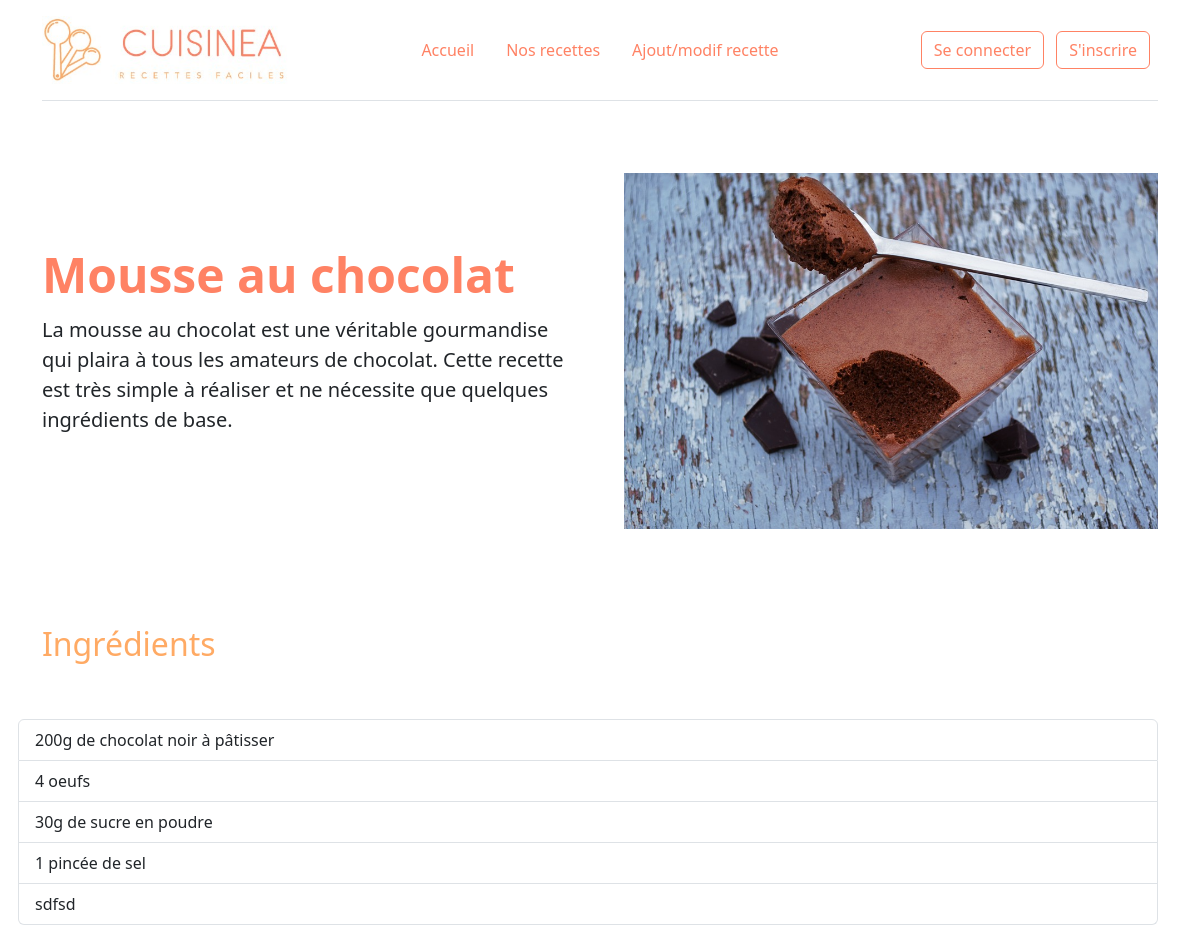
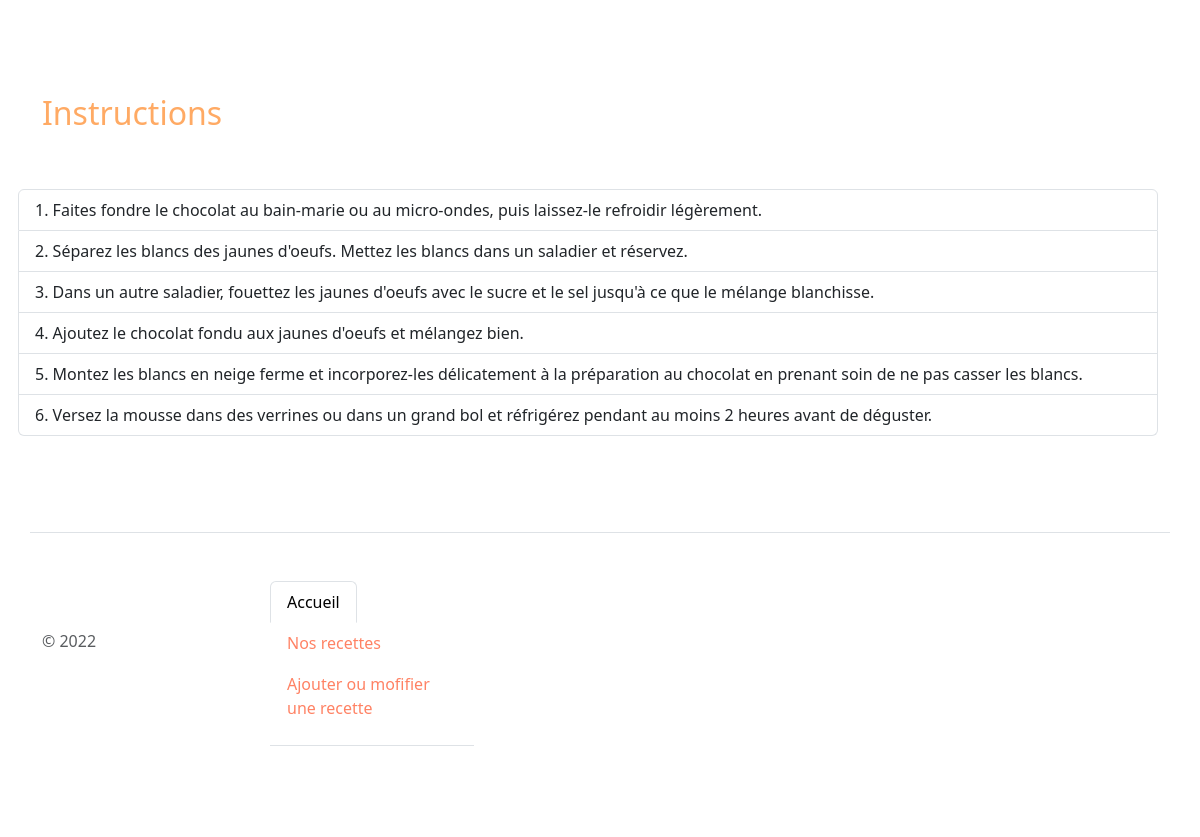
/recette.php?id=54, run on the app's committed database (2 pictures, top to bottom).
### tables this page shows
CREATE TABLE IF NOT EXISTS `recipes` (
  `id` int(11) NOT NULL AUTO_INCREMENT,
  `category_id` int(11) NOT NULL,
  `title` varchar(255) NOT NULL,
  `description` text NOT NULL,
  `ingredients` text NOT NULL,
  `instructions` text NOT NULL,
  `image` varchar(255) DEFAULT NULL,
  PRIMARY KEY (`id`),
  KEY `category_id` (`category_id`)
);

### lib/recipe.php (called while the page is built, shortened)
<?php
function getRecipeById(PDO $pdo, int $id) {
    $query = $pdo->prepare("SELECT * FROM recipes WHERE id = :id");
    $query->bindParam(':id', $id, PDO::PARAM_INT);
    $query->execute();
    return $query->fetch();
}
function getRecipeImage(string|null $image) {
    if ($image === null) {
        return _ASSETS_IMG_PATH_.'recipe_default.jpg';
    } else {
        return _RECIPES_IMG_PATH_.$image;
    }
}

### lib/tools.php (called while the page is built, shortened)
<?php
function linesToArray(string $string) {
    return explode(PHP_EOL, $string);
}

### recette.php (the view)
<?php
require_once('templates/header.php');
require_once('lib/tools.php');
require_once('lib/recipe.php');
$id = (int)$_GET['id'];
$recipe = getRecipeById($pdo, $id);
if ($recipe) {
    $ingredients = linesToArray($recipe['ingredients']);
    $instructions = linesToArray($recipe['instructions']);
?>
<div class="row flex-lg-row-reverse align-items-center g-5 py-5">
    <div class="col-10 col-sm-8 col-lg-6">
        <img src="<?=getRecipeImage($recipe['image']); ?>" class="d-block mx-lg-auto img-fluid" alt="<?=$recipe['title']; ?>" width="700" height="500" loading="lazy">
    </div>
    <div class="col-lg-6">
        <h1 class="display-5 fw-bold lh-1 mb-3"><?=$recipe['title']; ?></h1>
        <p class="lead"><?=$recipe['description']; ?></p>
    </div>
</div>
<div class="row flex-lg-row-reverse align-items-center g-5 py-5">
    <h2>Ingrédients</h2>
    <ul class="list-group">
        <?php foreach ($ingredients as $key => $ingredient) { ?>
            <li class="list-group-item"><?=$ingredient; ?></li>
        <?php } ?>
    </ul>
</div>
<div class="row flex-lg-row-reverse align-items-center g-5 py-5">
    <h2>Instructions</h2>
    <ol class="list-group list-group-numbered">
        <?php foreach ($instructions as $key => $instruction) { ?>
            <li class="list-group-item"><?=$instruction; ?></li>
        <?php } ?>
    </ol>
</div>
<?php } else { ?>
    <div class="row text-center">
        <h1>Recette introuvable</h1>
    </div>
<?php } ?>
<?php
require_once('templates/footer.php');
?>

### data on the page
recipes: image (picture), title "Mousse au chocolat", description "La mousse au chocolat est une véritable gourmandise qui plaira à tous les amateurs de chocolat. Cette recette est très simple à réaliser et ne nécessite que quelques ingrédients de base.", ingredients "200g de chocolat noir à pâtisser", ingredients "4 oeufs", ingredients "30g de sucre en poudre", ingredients "1 pincée de sel", ingredients "sdfsd", instructions "Faites fondre le chocolat au bain-marie ou au micro-ondes, puis laissez-le refroidir légèrement.", instructions "Séparez les blancs des jaunes d'oeufs. Mettez les blancs dans un saladier et réservez.", instructions "Dans un autre saladier, fouettez les jaunes d'oeufs avec le sucre et le sel jusqu'à ce que le mélange blanchisse.", instructions "Ajoutez le chocolat fondu aux jaunes d'oeufs et mélangez bien.", instructions "Montez les blancs en neige ferme et incorporez-les délicatement à la préparation au chocolat en prenant soin de ne pas casser les blancs.", instructions "Versez la mousse dans des verrines ou dans un grand bol et réfrigérez pendant au moins 2 heures avant de déguster."

### other printed values
$value "Accueil"
$value "Nos recettes"
$value "Ajout/modif recette"
